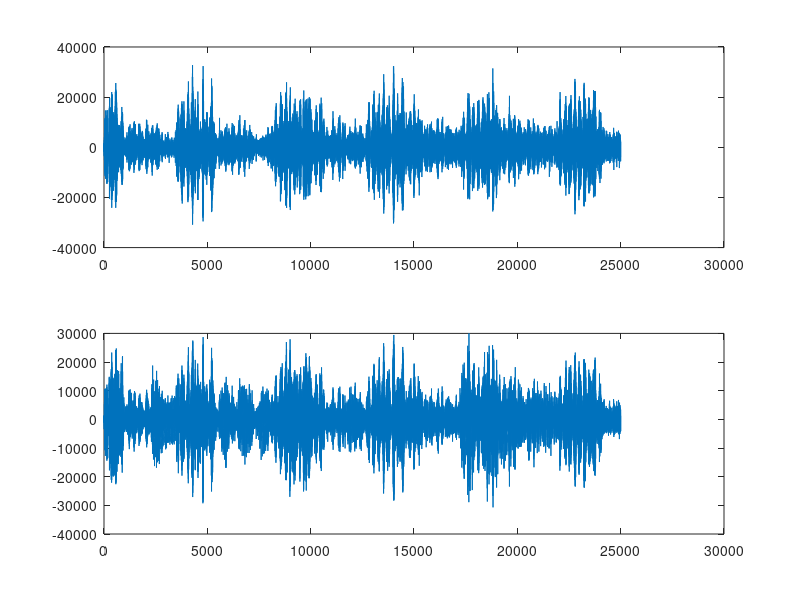

Write the MATLAB code that produced this figure.
load("decticelle.mat")
load("parole_bruitee.mat")


Fe = 8192;

figure(1)
subplot(211), plot(x);
subplot(212), plot(d);



